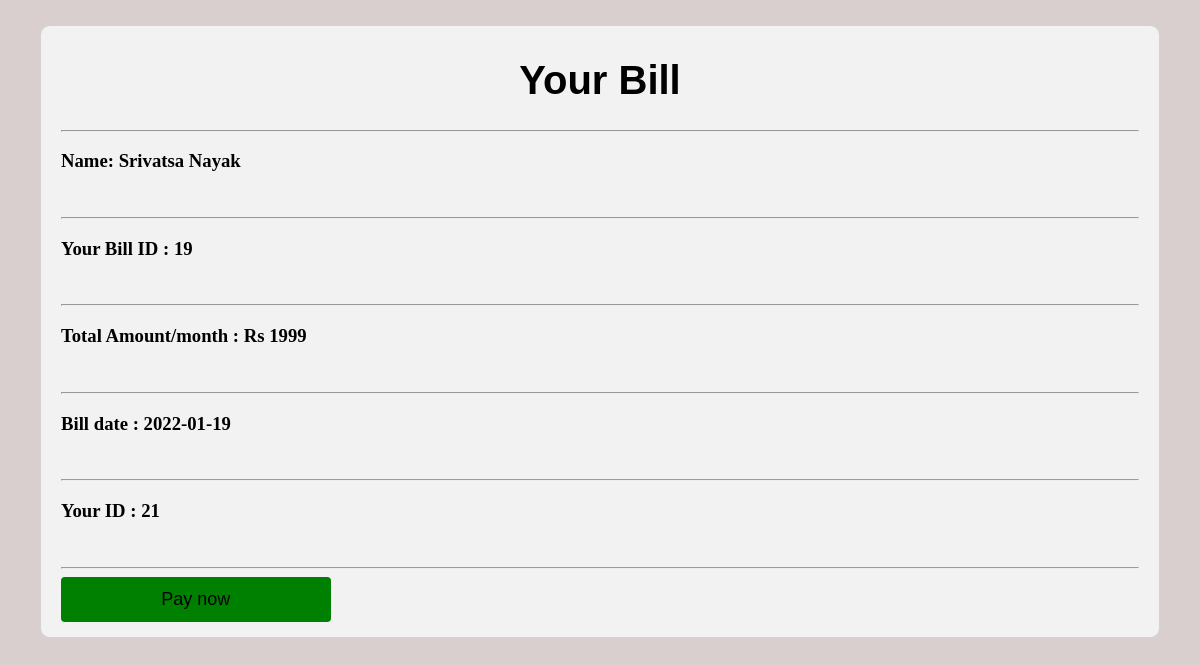
Screenshot of /Broadband/vbill.php (signed in) with the database file from the repository.
### tables this page shows
CREATE TABLE `bill` (
  `Bill_id` int(255) NOT NULL,
  `Amount` varchar(255) NOT NULL,
  `Bill_date` date NOT NULL,
  `Cust_id` int(255) NOT NULL,
  `Admin_id` int(255) NOT NULL
);

### Broadband/vbill.php (the view, shortened to what this page needs)
<!DOCTYPE html>
<html lang="en">
<head>
    <link rel="stylesheet" href="vbill.css">
</head>
<body>
<div class="container">
    <h1>Your Bill</h1>
    <hr>
    <?php echo "<h3>Name: " . $_SESSION['Name'] . "</h3>"; ?>
    <br>
    <hr>
<?php
        include 'connection1.php';
        $Name= $_SESSION['Name'];
        $condition="select * from customer where Name='$Name'";
        $conquery=mysqli_query($con,$condition);
        $result=mysqli_fetch_array($conquery);
        $Cust_id=$result['Cust_id'];
        $selectquery=" select  *  from  bill where Cust_id='$Cust_id' " ;
        $query=mysqli_query($con,$selectquery);
        while($res=mysqli_fetch_array($query))
        {
     ?>
    <?php echo "<h3>Your Bill ID : " . $res['Bill_id'] . "</h3>"; ?>
    <br>
    <hr>
    <?php echo "<h3>Total Amount/month : " . $res['Amount'] . "</h3>"; ?>
    <br>
    <hr>
    <?php echo "<h3>Bill date : " . $res['Bill_date'] . "</h3>"; ?>
    <br>
    <hr>
    <?php echo "<h3>Your ID : " . $res['Cust_id'] . "</h3>"; ?>
    <br>
    <hr>
            <?php
        }
        ?>
         <input type="submit" name="submit" value="Pay now" >
         </div>
</body>
</html>

### Broadband/vbill.css (style rules this page uses)
body { background-color: rgb(218, 207, 207); margin: 15px 30px; padding: 10px; }
.container { background-color: #f2f2f2; padding: 5px 20px 15px 20px; border: 1px solid lightgray; border-radius: 10px; }
h1 { text-align: center; font-size: 40px; font-family: 'Gill Sans', 'Gill Sans MT', Calibri, 'Trebuchet MS', sans-serif; }
input[type="submit"] { background-color: green; font-size: 18px; text-align: center; border: none; border-radius: 4px; cursor: pointer; width: 25%; padding: 12px 20px; }

### rows the page displays
bill: Bill_id "19", Amount "Rs 1999", Bill_date "2022-01-19", Cust "21"

### other values shown
$_SESSION['Name'] "Srivatsa Nayak"
